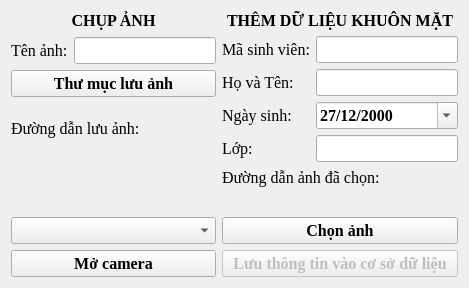
     <widget class="QWidget" name="get_Tab">
      <attribute name="title">
       <string>Chụp ảnh và thêm khuôn mặt</string>
      </attribute>
      <layout class="QFormLayout" name="formLayout">
       <item row="0" column="0">
        <layout class="QGridLayout" name="gridLayout_13">
         <item row="0" column="0">
          <layout class="QGridLayout" name="gridLayout_11">
           <item row="0" column="0">
            <widget class="QLabel" name="label_4">
             <property name="maximumSize">
              <size>
               <width>16777215</width>
               <height>20</height>
              </size>
             </property>
             <property name="font">
              <font>
               <family>Times New Roman</family>
               <pointsize>12</pointsize>
               <weight>75</weight>
               <bold>true</bold>
              </font>
             </property>
             <property name="text">
              <string>&lt;html&gt;&lt;head/&gt;&lt;body&gt;&lt;p align=&quot;center&quot;&gt;CHỤP ẢNH&lt;/p&gt;&lt;/body&gt;&lt;/html&gt;</string>
             </property>
            </widget>
           </item>
           <item row="1" column="0">
            <layout class="QGridLayout" name="gridLayout_10">
             <item row="0" column="0">
              <widget class="QLabel" name="label_Name_Img">
               <property name="font">
                <font>
                 <family>Times New Roman</family>
                 <pointsize>12</pointsize>
                 <weight>75</weight>
                 <bold>true</bold>
                </font>
               </property>
               <property name="text">
                <string>&lt;html&gt;&lt;head/&gt;&lt;body&gt;&lt;p&gt;&lt;span style=&quot; font-weight:400;&quot;&gt;Tên ảnh:&lt;/span&gt;&lt;/p&gt;&lt;/body&gt;&lt;/html&gt;</string>
               </property>
              </widget>
             </item>
             <item row="0" column="1">
              <widget class="QLineEdit" name="name_img_Line">
               <property name="font">
                <font>
                 <family>Times New Roman</family>
                 <pointsize>12</pointsize>
                 <weight>50</weight>
                 <bold>false</bold>
                </font>
               </property>
               <property name="styleSheet">
                <string notr="true"/>
               </property>
               <property name="readOnly">
                <bool>false</bool>
               </property>
              </widget>
             </item>
            </layout>
           </item>
          </layout>
         </item>
         <item row="1" column="0">
          <layout class="QGridLayout" name="gridLayout_9">
           <item row="4" column="1">
            <widget class="QPushButton" name="open_camera_Button">
             <property name="enabled">
              <bool>true</bool>
             </property>
             <property name="font">
              <font>
               <family>Times New Roman</family>
               <pointsize>12</pointsize>
               <weight>75</weight>
               <bold>true</bold>
              </font>
             </property>
             <property name="cursor">
              <cursorShape>PointingHandCursor</cursorShape>
             </property>
             <property name="toolTip">
              <string>&lt;html&gt;&lt;head/&gt;&lt;body&gt;&lt;p&gt;Mở camera để chụp ảnh&lt;br/&gt;Nhấn Enter để chụp&lt;br/&gt;Nhấn ESC để thoát mà không muốn chụp&lt;/p&gt;&lt;/body&gt;&lt;/html&gt;</string>
             </property>
             <property name="styleSheet">
              <string notr="true"/>
             </property>
             <property name="text">
              <string>Mở camera</string>
             </property>
            </widget>
           </item>
           <item row="2" column="1">
            <widget class="QLabel" name="label_Link_Save">
             <property name="font">
              <font>
               <family>Times New Roman</family>
               <pointsize>12</pointsize>
               <weight>75</weight>
               <bold>true</bold>
               <underline>true</underline>
              </font>
             </property>
             <property name="text">
              <string/>
             </property>
            </widget>
           </item>
           <item row="0" column="1">
            <widget class="QPushButton" name="link_save_Button">
             <property name="font">
              <font>
               <family>Times New Roman</family>
               <pointsize>12</pointsize>
               <weight>75</weight>
               <bold>true</bold>
              </font>
             </property>
             <property name="cursor">
              <cursorShape>PointingHandCursor</cursorShape>
             </property>
             <property name="toolTip">
              <string>&lt;html&gt;&lt;head/&gt;&lt;body&gt;&lt;p&gt;Chọn thư mục lưu ảnh sau khi chụp&lt;/p&gt;&lt;/body&gt;&lt;/html&gt;</string>
             </property>
             <property name="styleSheet">
              <string notr="true"/>
             </property>
             <property name="text">
              <string>Thư mục lưu ảnh</string>
             </property>
            </widget>
           </item>
           <item row="1" column="1">
            <widget class="QLabel" name="label_2">
             <property name="font">
              <font>
               <family>Times New Roman</family>
               <pointsize>12</pointsize>
               <weight>50</weight>
               <bold>false</bold>
              </font>
             </property>
             <property name="text">
              <string>&lt;html&gt;&lt;head/&gt;&lt;body&gt;&lt;p&gt;Đường dẫn lưu ảnh:&lt;/p&gt;&lt;/body&gt;&lt;/html&gt;</string>
             </property>
            </widget>
           </item>
           <item row="3" column="1">
            <widget class="QComboBox" name="camera_comboBox_get">
             <property name="font">
              <font>
               <family>Times New Roman</family>
               <pointsize>12</pointsize>
               <weight>75</weight>
               <bold>true</bold>
              </font>
             </property>
             <property name="toolTip">
              <string>&lt;html&gt;&lt;head/&gt;&lt;body&gt;&lt;p&gt;Chọn các camera hiện đang được kết nối trong thiết bị&lt;/p&gt;&lt;/body&gt;&lt;/html&gt;</string>
             </property>
             <property name="styleSheet">
              <string notr="true"/>
             </property>
            </widget>
           </item>
          </layout>
         </item>
        </layout>
       </item>
       <item row="0" column="1">
        <layout class="QGridLayout" name="gridLayout_22">
         <item row="0" column="0">
          <widget class="QLabel" name="label_5">
           <property name="font">
            <font>
             <family>Times New Roman</family>
             <pointsize>12</pointsize>
             <weight>75</weight>
             <bold>true</bold>
            </font>
           </property>
           <property name="text">
            <string>&lt;html&gt;&lt;head/&gt;&lt;body&gt;&lt;p align=&quot;center&quot;&gt;THÊM DỮ LIỆU KHUÔN MẶT&lt;/p&gt;&lt;/body&gt;&lt;/html&gt;</string>
           </property>
          </widget>
         </item>
         <item row="1" column="0">
          <layout class="QGridLayout" name="gridLayout_12">
           <item row="0" column="0">
            <layout class="QGridLayout" name="gridLayout_7">
             <item row="0" column="0">
              <layout class="QGridLayout" name="gridLayout_6">
               <item row="0" column="0">
                <widget class="QLabel" name="label_MSV">
                 <property name="font">
                  <font>
                   <family>Times New Roman</family>
                   <pointsize>12</pointsize>
                   <weight>50</weight>
                   <bold>false</bold>
                  </font>
                 </property>
                 <property name="text">
                  <string>&lt;html&gt;&lt;head/&gt;&lt;body&gt;&lt;p&gt;&lt;span style=&quot; font-weight:400;&quot;&gt;Mã sinh viên:&lt;/span&gt;&lt;/p&gt;&lt;/body&gt;&lt;/html&gt;</string>
                 </property>
                </widget>
               </item>
               <item row="1" column="0">
                <widget class="QLabel" name="label_Name">
                 <property name="font">
                  <font>
                   <family>Times New Roman</family>
                   <pointsize>12</pointsize>
                   <weight>50</weight>
                   <bold>false</bold>
                  </font>
                 </property>
                 <property name="text">
                  <string>&lt;html&gt;&lt;head/&gt;&lt;body&gt;&lt;p&gt;&lt;span style=&quot; font-weight:400;&quot;&gt;Họ và Tên:&lt;/span&gt;&lt;/p&gt;&lt;/body&gt;&lt;/html&gt;</string>
                 </property>
                </widget>
               </item>
               <item row="2" column="0">
                <widget class="QLabel" name="label_Date">
                 <property name="font">
                  <font>
                   <family>Times New Roman</family>
                   <pointsize>12</pointsize>
                   <weight>50</weight>
                   <bold>false</bold>
                  </font>
                 </property>
                 <property name="text">
                  <string>&lt;html&gt;&lt;head/&gt;&lt;body&gt;&lt;p&gt;&lt;span style=&quot; font-weight:400;&quot;&gt;Ngày sinh: &lt;/span&gt;&lt;/p&gt;&lt;/body&gt;&lt;/html&gt;</string>
                 </property>
                </widget>
               </item>
               <item row="3" column="0">
                <widget class="QLabel" name="label_Clas">
                 <property name="font">
                  <font>
                   <family>Times New Roman</family>
                   <pointsize>12</pointsize>
                   <weight>50</weight>
                   <bold>false</bold>
                  </font>
                 </property>
                 <property name="text">
                  <string>&lt;html&gt;&lt;head/&gt;&lt;body&gt;&lt;p&gt;&lt;span style=&quot; font-weight:400;&quot;&gt;Lớp: &lt;/span&gt;&lt;/p&gt;&lt;/body&gt;&lt;/html&gt;</string>
                 </property>
                </widget>
               </item>
              </layout>
             </item>
             <item row="0" column="1">
              <layout class="QGridLayout" name="gridLayout_5">
               <item row="0" column="0">
                <widget class="QLineEdit" name="msv_Line">
                 <property name="font">
                  <font>
                   <family>Times New Roman</family>
                   <pointsize>12</pointsize>
                   <weight>50</weight>
                   <bold>false</bold>
                  </font>
                 </property>
                 <property name="styleSheet">
                  <string notr="true"/>
                 </property>
                 <property name="readOnly">
                  <bool>false</bool>
                 </property>
                </widget>
               </item>
               <item row="1" column="0">
                <widget class="QLineEdit" name="name_Line">
                 <property name="font">
                  <font>
                   <family>Times New Roman</family>
                   <pointsize>12</pointsize>
                   <weight>50</weight>
                   <bold>false</bold>
                  </font>
                 </property>
                 <property name="styleSheet">
                  <string notr="true"/>
                 </property>
                 <property name="readOnly">
                  <bool>false</bool>
                 </property>
                </widget>
               </item>
               <item row="2" column="0">
                <widget class="QDateEdit" name="date_Edit">
                 <property name="font">
                  <font>
                   <family>Times New Roman</family>
                   <pointsize>12</pointsize>
                   <weight>75</weight>
                   <bold>true</bold>
                  </font>
                 </property>
                 <property name="styleSheet">
                  <string notr="true">QDateEdit QCalendarWidget QWidget {
        background-color: blue;
        color: white;
    }</string>
                 </property>
                 <property name="displayFormat">
                  <string>d/M/yyyy</string>
                 </property>
                 <property name="calendarPopup">
                  <bool>true</bool>
                 </property>
                 <property name="date">
                  <date>
                   <year>2000</year>
                   <month>12</month>
                   <day>27</day>
                  </date>
                 </property>
                </widget>
               </item>
               <item row="3" column="0">
                <widget class="QLineEdit" name="clas_Line">
                 <property name="font">
                  <font>
                   <family>Times New Roman</family>
                   <pointsize>12</pointsize>
                   <weight>50</weight>
                   <bold>false</bold>
                  </font>
                 </property>
                 <property name="styleSheet">
                  <string notr="true"/>
                 </property>
                 <property name="readOnly">
                  <bool>false</bool>
                 </property>
                </widget>
               </item>
              </layout>
             </item>
            </layout>
           </item>
           <item row="1" column="0">
            <layout class="QGridLayout" name="gridLayout_8">
             <item row="1" column="0">
              <widget class="QLabel" name="label_img_get">
               <property name="font">
                <font>
                 <family>Times New Roman</family>
                 <pointsize>12</pointsize>
                 <weight>75</weight>
                 <bold>true</bold>
                 <underline>true</underline>
                </font>
               </property>
               <property name="text">
                <string/>
               </property>
              </widget>
             </item>
             <item row="6" column="0">
              <widget class="QPushButton" name="save_face_Button">
               <property name="enabled">
                <bool>false</bool>
               </property>
               <property name="font">
                <font>
                 <family>Times New Roman</family>
                 <pointsize>12</pointsize>
                 <weight>75</weight>
                 <bold>true</bold>
                </font>
               </property>
               <property name="cursor">
                <cursorShape>PointingHandCursor</cursorShape>
               </property>
               <property name="toolTip">
                <string>&lt;html&gt;&lt;head/&gt;&lt;body&gt;&lt;p&gt;Lưu thông tin sinh viên vào cơ sở dữ liệu&lt;/p&gt;&lt;/body&gt;&lt;/html&gt;</string>
               </property>
               <property name="styleSheet">
                <string notr="true"/>
               </property>
               <property name="text">
                <string>Lưu thông tin vào cơ sở dữ liệu</string>
               </property>
              </widget>
             </item>
             <item row="3" column="0">
              <widget class="QPushButton" name="get_face_Button">
               <property name="enabled">
                <bool>true</bool>
               </property>
               <property name="font">
                <font>
                 <family>Times New Roman</family>
                 <pointsize>12</pointsize>
                 <weight>75</weight>
                 <bold>true</bold>
                </font>
               </property>
               <property name="cursor">
                <cursorShape>PointingHandCursor</cursorShape>
               </property>
               <property name="toolTip">
                <string>&lt;html&gt;&lt;head/&gt;&lt;body&gt;&lt;p&gt;Chọn ảnh muốn lưu vào cơ sở dữ liệu&lt;/p&gt;&lt;/body&gt;&lt;/html&gt;</string>
               </property>
               <property name="styleSheet">
                <string notr="true"/>
               </property>
               <property name="text">
                <string>Chọn ảnh</string>
               </property>
              </widget>
             </item>
             <item row="0" column="0">
              <widget class="QLabel" name="label_3">
               <property name="font">
                <font>
                 <family>Times New Roman</family>
                 <pointsize>12</pointsize>
                 <weight>50</weight>
                 <bold>false</bold>
                </font>
               </property>
               <property name="text">
                <string>&lt;html&gt;&lt;head/&gt;&lt;body&gt;&lt;p&gt;&lt;span style=&quot; font-size:12pt;&quot;&gt;Đường dẫn ảnh đã chọn: &lt;/span&gt;&lt;/p&gt;&lt;/body&gt;&lt;/html&gt;</string>
               </property>
              </widget>
             </item>
            </layout>
           </item>
          </layout>
         </item>
        </layout>
       </item>
      </layout>
     </widget>
